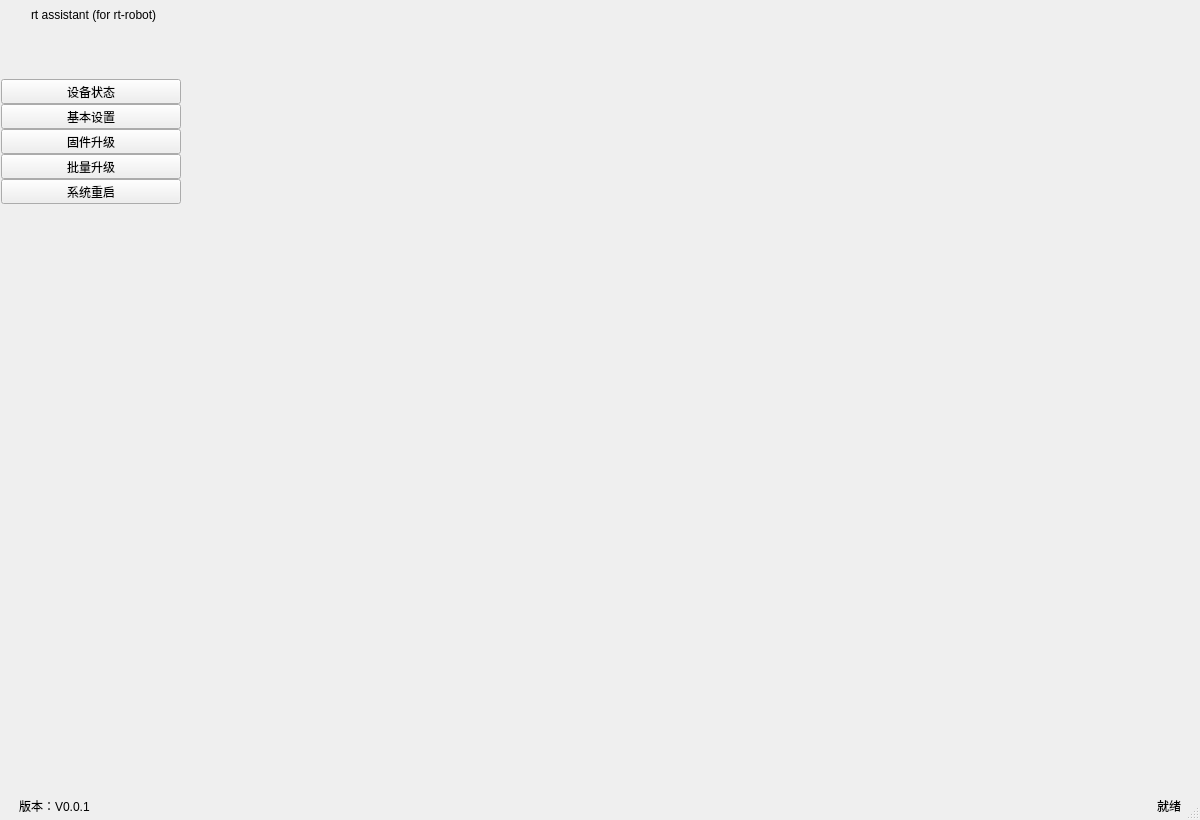
<?xml version="1.0" encoding="UTF-8"?>
<ui version="4.0">
 <class>frmMain</class>
 <widget class="QDialog" name="frmMain">
  <property name="geometry">
   <rect>
    <x>0</x>
    <y>0</y>
    <width>1200</width>
    <height>820</height>
   </rect>
  </property>
  <property name="maximumSize">
   <size>
    <width>16777215</width>
    <height>16777215</height>
   </size>
  </property>
  <property name="sizeGripEnabled">
   <bool>true</bool>
  </property>
  <layout class="QVBoxLayout" name="verticalLayout">
   <property name="spacing">
    <number>0</number>
   </property>
   <property name="leftMargin">
    <number>1</number>
   </property>
   <property name="topMargin">
    <number>1</number>
   </property>
   <property name="rightMargin">
    <number>1</number>
   </property>
   <property name="bottomMargin">
    <number>1</number>
   </property>
   <item>
    <widget class="QWidget" name="widget_title" native="true">
     <property name="sizePolicy">
      <sizepolicy hsizetype="Preferred" vsizetype="Fixed">
       <horstretch>0</horstretch>
       <verstretch>0</verstretch>
      </sizepolicy>
     </property>
     <property name="minimumSize">
      <size>
       <width>100</width>
       <height>28</height>
      </size>
     </property>
     <layout class="QHBoxLayout" name="horizontalLayout_2">
      <property name="spacing">
       <number>0</number>
      </property>
      <property name="leftMargin">
       <number>0</number>
      </property>
      <property name="topMargin">
       <number>0</number>
      </property>
      <property name="rightMargin">
       <number>0</number>
      </property>
      <property name="bottomMargin">
       <number>0</number>
      </property>
      <item>
       <widget class="QLabel" name="lab_Ico">
        <property name="sizePolicy">
         <sizepolicy hsizetype="Minimum" vsizetype="Preferred">
          <horstretch>0</horstretch>
          <verstretch>0</verstretch>
         </sizepolicy>
        </property>
        <property name="minimumSize">
         <size>
          <width>30</width>
          <height>0</height>
         </size>
        </property>
        <property name="text">
         <string/>
        </property>
        <property name="alignment">
         <set>Qt::AlignCenter</set>
        </property>
       </widget>
      </item>
      <item>
       <widget class="QLabel" name="lab_Title">
        <property name="sizePolicy">
         <sizepolicy hsizetype="Expanding" vsizetype="Preferred">
          <horstretch>0</horstretch>
          <verstretch>0</verstretch>
         </sizepolicy>
        </property>
        <property name="styleSheet">
         <string notr="true"/>
        </property>
        <property name="text">
         <string>rt assistant (for rt-robot)</string>
        </property>
        <property name="alignment">
         <set>Qt::AlignLeading|Qt::AlignLeft|Qt::AlignVCenter</set>
        </property>
       </widget>
      </item>
      <item>
       <widget class="QToolButton" name="btnMenu">
        <property name="sizePolicy">
         <sizepolicy hsizetype="Minimum" vsizetype="Expanding">
          <horstretch>0</horstretch>
          <verstretch>0</verstretch>
         </sizepolicy>
        </property>
        <property name="minimumSize">
         <size>
          <width>40</width>
          <height>0</height>
         </size>
        </property>
        <property name="cursor">
         <cursorShape>ArrowCursor</cursorShape>
        </property>
        <property name="focusPolicy">
         <enum>Qt::NoFocus</enum>
        </property>
        <property name="toolTip">
         <string>最小化</string>
        </property>
        <property name="styleSheet">
         <string notr="true">border:none</string>
        </property>
        <property name="text">
         <string/>
        </property>
       </widget>
      </item>
      <item>
       <widget class="QPushButton" name="btnMenu_Min">
        <property name="sizePolicy">
         <sizepolicy hsizetype="Minimum" vsizetype="Expanding">
          <horstretch>0</horstretch>
          <verstretch>0</verstretch>
         </sizepolicy>
        </property>
        <property name="minimumSize">
         <size>
          <width>40</width>
          <height>0</height>
         </size>
        </property>
        <property name="cursor">
         <cursorShape>ArrowCursor</cursorShape>
        </property>
        <property name="focusPolicy">
         <enum>Qt::NoFocus</enum>
        </property>
        <property name="toolTip">
         <string>最小化</string>
        </property>
        <property name="text">
         <string/>
        </property>
        <property name="flat">
         <bool>true</bool>
        </property>
       </widget>
      </item>
      <item>
       <widget class="QWidget" name="widget_menu" native="true">
        <property name="sizePolicy">
         <sizepolicy hsizetype="Minimum" vsizetype="Preferred">
          <horstretch>0</horstretch>
          <verstretch>0</verstretch>
         </sizepolicy>
        </property>
        <layout class="QHBoxLayout" name="horizontalLayout">
         <property name="spacing">
          <number>0</number>
         </property>
         <property name="leftMargin">
          <number>0</number>
         </property>
         <property name="topMargin">
          <number>0</number>
         </property>
         <property name="rightMargin">
          <number>0</number>
         </property>
         <property name="bottomMargin">
          <number>0</number>
         </property>
         <item>
          <widget class="QPushButton" name="btnMenu_Max">
           <property name="sizePolicy">
            <sizepolicy hsizetype="Minimum" vsizetype="Expanding">
             <horstretch>0</horstretch>
             <verstretch>0</verstretch>
            </sizepolicy>
           </property>
           <property name="minimumSize">
            <size>
             <width>40</width>
             <height>0</height>
            </size>
           </property>
           <property name="cursor">
            <cursorShape>ArrowCursor</cursorShape>
           </property>
           <property name="focusPolicy">
            <enum>Qt::NoFocus</enum>
           </property>
           <property name="toolTip">
            <string>最大化</string>
           </property>
           <property name="text">
            <string/>
           </property>
           <property name="flat">
            <bool>true</bool>
           </property>
          </widget>
         </item>
         <item>
          <widget class="QPushButton" name="btnMenu_Close">
           <property name="sizePolicy">
            <sizepolicy hsizetype="Minimum" vsizetype="Expanding">
             <horstretch>0</horstretch>
             <verstretch>0</verstretch>
            </sizepolicy>
           </property>
           <property name="minimumSize">
            <size>
             <width>40</width>
             <height>0</height>
            </size>
           </property>
           <property name="cursor">
            <cursorShape>ArrowCursor</cursorShape>
           </property>
           <property name="focusPolicy">
            <enum>Qt::NoFocus</enum>
           </property>
           <property name="toolTip">
            <string>关闭</string>
           </property>
           <property name="text">
            <string/>
           </property>
           <property name="flat">
            <bool>true</bool>
           </property>
          </widget>
         </item>
        </layout>
       </widget>
      </item>
     </layout>
    </widget>
   </item>
   <item>
    <widget class="QWidget" name="widget_main" native="true">
     <property name="sizePolicy">
      <sizepolicy hsizetype="Preferred" vsizetype="Preferred">
       <horstretch>0</horstretch>
       <verstretch>0</verstretch>
      </sizepolicy>
     </property>
     <layout class="QHBoxLayout" name="horizontalLayout_6">
      <property name="spacing">
       <number>0</number>
      </property>
      <property name="leftMargin">
       <number>0</number>
      </property>
      <property name="topMargin">
       <number>0</number>
      </property>
      <property name="rightMargin">
       <number>0</number>
      </property>
      <property name="bottomMargin">
       <number>0</number>
      </property>
      <item>
       <widget class="QWidget" name="widget1" native="true">
        <property name="minimumSize">
         <size>
          <width>180</width>
          <height>0</height>
         </size>
        </property>
        <property name="maximumSize">
         <size>
          <width>120</width>
          <height>65536</height>
         </size>
        </property>
        <layout class="QVBoxLayout" name="verticalLayout_4">
         <property name="spacing">
          <number>0</number>
         </property>
         <property name="leftMargin">
          <number>0</number>
         </property>
         <property name="topMargin">
          <number>0</number>
         </property>
         <property name="rightMargin">
          <number>0</number>
         </property>
         <property name="bottomMargin">
          <number>0</number>
         </property>
         <item>
          <widget class="QLabel" name="logo_img">
           <property name="minimumSize">
            <size>
             <width>0</width>
             <height>50</height>
            </size>
           </property>
           <property name="maximumSize">
            <size>
             <width>16777215</width>
             <height>50</height>
            </size>
           </property>
           <property name="text">
            <string/>
           </property>
           <property name="pixmap">
            <pixmap resource="../qui/other/rc.qrc">:/image/logo.png</pixmap>
           </property>
           <property name="scaledContents">
            <bool>true</bool>
           </property>
          </widget>
         </item>
         <item>
          <widget class="QToolButton" name="btn11">
           <property name="sizePolicy">
            <sizepolicy hsizetype="Expanding" vsizetype="Fixed">
             <horstretch>0</horstretch>
             <verstretch>0</verstretch>
            </sizepolicy>
           </property>
           <property name="text">
            <string>设备状态</string>
           </property>
          </widget>
         </item>
         <item>
          <widget class="QToolButton" name="btn12">
           <property name="sizePolicy">
            <sizepolicy hsizetype="Expanding" vsizetype="Fixed">
             <horstretch>0</horstretch>
             <verstretch>0</verstretch>
            </sizepolicy>
           </property>
           <property name="text">
            <string>基本设置</string>
           </property>
          </widget>
         </item>
         <item>
          <widget class="QToolButton" name="btn13">
           <property name="sizePolicy">
            <sizepolicy hsizetype="Expanding" vsizetype="Fixed">
             <horstretch>0</horstretch>
             <verstretch>0</verstretch>
            </sizepolicy>
           </property>
           <property name="text">
            <string>固件升级</string>
           </property>
          </widget>
         </item>
         <item>
          <widget class="QToolButton" name="btn14">
           <property name="sizePolicy">
            <sizepolicy hsizetype="Expanding" vsizetype="Fixed">
             <horstretch>0</horstretch>
             <verstretch>0</verstretch>
            </sizepolicy>
           </property>
           <property name="text">
            <string>批量升级</string>
           </property>
          </widget>
         </item>
         <item>
          <widget class="QToolButton" name="btn15">
           <property name="sizePolicy">
            <sizepolicy hsizetype="Expanding" vsizetype="Fixed">
             <horstretch>0</horstretch>
             <verstretch>0</verstretch>
            </sizepolicy>
           </property>
           <property name="text">
            <string>系统重启</string>
           </property>
          </widget>
         </item>
         <item>
          <spacer name="verticalSpacer1">
           <property name="orientation">
            <enum>Qt::Vertical</enum>
           </property>
           <property name="sizeHint" stdset="0">
            <size>
             <width>20</width>
             <height>366</height>
            </size>
           </property>
          </spacer>
         </item>
        </layout>
       </widget>
      </item>
      <item>
       <widget class="QFrame" name="frame">
        <property name="styleSheet">
         <string notr="true">QFrame {border-radius: 0px}</string>
        </property>
        <property name="frameShape">
         <enum>QFrame::StyledPanel</enum>
        </property>
        <property name="frameShadow">
         <enum>QFrame::Raised</enum>
        </property>
        <layout class="QGridLayout" name="gridLayout_2">
         <property name="leftMargin">
          <number>6</number>
         </property>
         <property name="topMargin">
          <number>0</number>
         </property>
         <property name="rightMargin">
          <number>6</number>
         </property>
         <property name="bottomMargin">
          <number>4</number>
         </property>
         <property name="horizontalSpacing">
          <number>2</number>
         </property>
         <property name="verticalSpacing">
          <number>0</number>
         </property>
         <item row="0" column="0">
          <layout class="QVBoxLayout" name="verticalLayout_6">
           <item>
            <widget class="QStackedWidget" name="stackedWidget">
             <property name="currentIndex">
              <number>3</number>
             </property>
             <widget class="QWidget" name="status_page"/>
             <widget class="QWidget" name="setting_page">
              <widget class="QWidget" name="layoutWidget">
               <property name="geometry">
                <rect>
                 <x>230</x>
                 <y>612</y>
                 <width>371</width>
                 <height>51</height>
                </rect>
               </property>
               <layout class="QHBoxLayout" name="horizontalLayout_8">
                <item>
                 <widget class="QPushButton" name="pushButton">
                  <property name="text">
                   <string>保存配置</string>
                  </property>
                 </widget>
                </item>
                <item>
                 <spacer name="horizontalSpacer">
                  <property name="orientation">
                   <enum>Qt::Horizontal</enum>
                  </property>
                  <property name="sizeHint" stdset="0">
                   <size>
                    <width>40</width>
                    <height>20</height>
                   </size>
                  </property>
                 </spacer>
                </item>
                <item>
                 <widget class="QPushButton" name="config_default_pushButton">
                  <property name="text">
                   <string>恢复出厂默认配置</string>
                  </property>
                 </widget>
                </item>
               </layout>
              </widget>
             </widget>
             <widget class="QWidget" name="upgrade_page">
              <layout class="QHBoxLayout" name="horizontalLayout_4">
               <property name="leftMargin">
                <number>2</number>
               </property>
               <property name="topMargin">
                <number>0</number>
               </property>
               <property name="rightMargin">
                <number>2</number>
               </property>
               <property name="bottomMargin">
                <number>2</number>
               </property>
               <item>
                <widget class="QGroupBox" name="groupBox_34">
                 <property name="sizePolicy">
                  <sizepolicy hsizetype="Expanding" vsizetype="Minimum">
                   <horstretch>0</horstretch>
                   <verstretch>0</verstretch>
                  </sizepolicy>
                 </property>
                 <property name="maximumSize">
                  <size>
                   <width>200</width>
                   <height>16777215</height>
                  </size>
                 </property>
                 <property name="title">
                  <string>固件信息</string>
                 </property>
                 <layout class="QVBoxLayout" name="verticalLayout_3" stretch="5,6,2,1">
                  <item>
                   <layout class="QVBoxLayout" name="verticalLayout_2">
                    <item>
                     <widget class="QLabel" name="fw_name_label">
                      <property name="text">
                       <string>固件名称:</string>
                      </property>
                     </widget>
                    </item>
                    <item>
                     <widget class="QLabel" name="fw_size_label">
                      <property name="text">
                       <string>固件大小:0字节</string>
                      </property>
                     </widget>
                    </item>
                    <item>
                     <widget class="QLabel" name="fw_type_label">
                      <property name="text">
                       <string>固件类型:0000</string>
                      </property>
                     </widget>
                    </item>
                    <item>
                     <widget class="QLabel" name="fw_ver_label">
                      <property name="text">
                       <string>固件版本:0.0.0</string>
                      </property>
                     </widget>
                    </item>
                    <item>
                     <widget class="QLabel" name="fw_create_label">
                      <property name="text">
                       <string>创建日期:</string>
                      </property>
                     </widget>
                    </item>
                   </layout>
                  </item>
                  <item>
                   <spacer name="verticalSpacer">
                    <property name="orientation">
                     <enum>Qt::Vertical</enum>
                    </property>
                    <property name="sizeHint" stdset="0">
                     <size>
                      <width>20</width>
                      <height>40</height>
                     </size>
                    </property>
                   </spacer>
                  </item>
                  <item>
                   <layout class="QHBoxLayout" name="horizontalLayout_9">
                    <item>
                     <widget class="QPushButton" name="loadFW_Button">
                      <property name="minimumSize">
                       <size>
                        <width>0</width>
                        <height>36</height>
                       </size>
                      </property>
                      <property name="text">
                       <string>载入固件...</string>
                      </property>
                     </widget>
                    </item>
                    <item>
                     <widget class="QPushButton" name="writeFW_Button">
                      <property name="minimumSize">
                       <size>
                        <width>0</width>
                        <height>36</height>
                       </size>
                      </property>
                      <property name="text">
                       <string>写入</string>
                      </property>
                     </widget>
                    </item>
                   </layout>
                  </item>
                  <item>
                   <widget class="QProgressBar" name="progressBar">
                    <property name="value">
                     <number>0</number>
                    </property>
                   </widget>
                  </item>
                 </layout>
                </widget>
               </item>
               <item>
                <layout class="QVBoxLayout" name="verticalLayout_5" stretch="10,3">
                 <item>
                  <widget class="QGroupBox" name="groupBox_24">
                   <property name="sizePolicy">
                    <sizepolicy hsizetype="Expanding" vsizetype="Expanding">
                     <horstretch>0</horstretch>
                     <verstretch>0</verstretch>
                    </sizepolicy>
                   </property>
                   <property name="title">
                    <string>固件数据</string>
                   </property>
                   <layout class="QGridLayout" name="gridLayout">
                    <item row="0" column="0">
                     <widget class="QHexEdit" name="cfHexEdit" native="true"/>
                    </item>
                   </layout>
                  </widget>
                 </item>
                 <item>
                  <widget class="QGroupBox" name="groupBox_28">
                   <property name="sizePolicy">
                    <sizepolicy hsizetype="Expanding" vsizetype="Preferred">
                     <horstretch>0</horstretch>
                     <verstretch>0</verstretch>
                    </sizepolicy>
                   </property>
                   <property name="minimumSize">
                    <size>
                     <width>0</width>
                     <height>0</height>
                    </size>
                   </property>
                   <property name="title">
                    <string>提示信息</string>
                   </property>
                   <layout class="QHBoxLayout" name="horizontalLayout_7">
                    <property name="spacing">
                     <number>6</number>
                    </property>
                    <property name="topMargin">
                     <number>20</number>
                    </property>
                    <property name="bottomMargin">
                     <number>8</number>
                    </property>
                    <item>
                     <widget class="QTextEdit" name="Log_textEdit"/>
                    </item>
                   </layout>
                  </widget>
                 </item>
                </layout>
               </item>
              </layout>
             </widget>
             <widget class="QWidget" name="multiupgrade_page">
              <layout class="QGridLayout" name="gridLayout_3"/>
             </widget>
            </widget>
           </item>
          </layout>
         </item>
        </layout>
       </widget>
      </item>
     </layout>
    </widget>
   </item>
   <item>
    <widget class="QWidget" name="widget_status" native="true">
     <property name="sizePolicy">
      <sizepolicy hsizetype="Expanding" vsizetype="Fixed">
       <horstretch>0</horstretch>
       <verstretch>0</verstretch>
      </sizepolicy>
     </property>
     <property name="minimumSize">
      <size>
       <width>100</width>
       <height>24</height>
      </size>
     </property>
     <layout class="QHBoxLayout" name="horizontalLayout_3">
      <property name="leftMargin">
       <number>18</number>
      </property>
      <property name="topMargin">
       <number>4</number>
      </property>
      <property name="rightMargin">
       <number>18</number>
      </property>
      <property name="bottomMargin">
       <number>4</number>
      </property>
      <item>
       <widget class="QLabel" name="label_2">
        <property name="sizePolicy">
         <sizepolicy hsizetype="Expanding" vsizetype="Preferred">
          <horstretch>0</horstretch>
          <verstretch>0</verstretch>
         </sizepolicy>
        </property>
        <property name="text">
         <string>版本：V0.0.1</string>
        </property>
       </widget>
      </item>
      <item>
       <widget class="QLabel" name="status_label">
        <property name="text">
         <string>就绪</string>
        </property>
       </widget>
      </item>
     </layout>
    </widget>
   </item>
  </layout>
 </widget>
 <layoutdefault spacing="6" margin="11"/>
 <customwidgets>
  <customwidget>
   <class>QHexEdit</class>
   <extends>QWidget</extends>
   <header location="global">qhexedit.h</header>
   <container>1</container>
  </customwidget>
 </customwidgets>
 <resources>
  <include location="../qui/other/rc.qrc"/>
 </resources>
 <connections/>
</ui>
